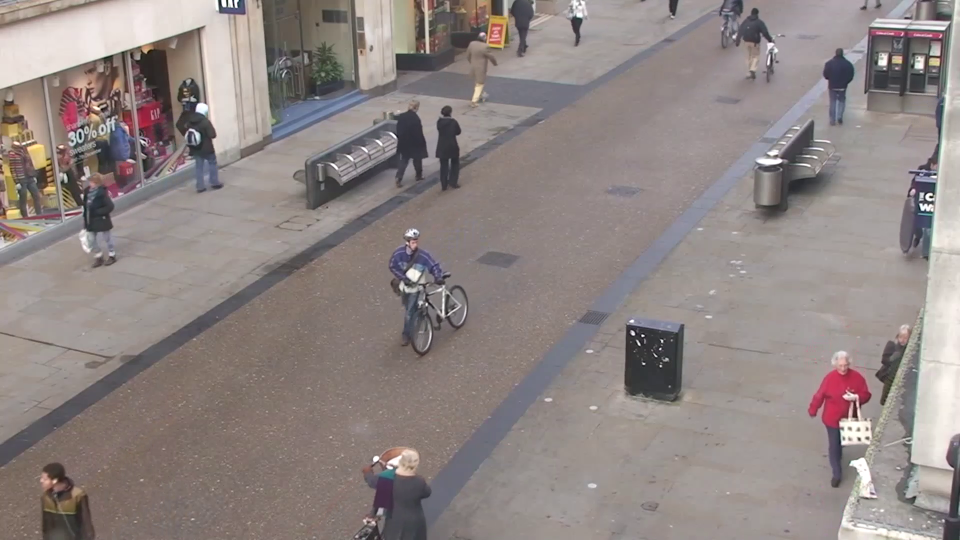
#> input picture frame 30 of videos/persons.mp4, 1920 x 1080 px (shown at 1/2 size)
$ python main.py
#> lines starting #> are read from the running program, lines starting #| are printed output that depends on the picture
import os
import numpy as np
import cv2
import copy
from datetime import datetime

def setup_video(path):
    cap = cv2.VideoCapture(path) # for video
    cap.set(cv2.CAP_PROP_FPS, 30)

    cap.set(cv2.CAP_PROP_FRAME_WIDTH, 1280)
    cap.set(cv2.CAP_PROP_FRAME_HEIGHT, 720)

    video_width = cap.get(cv2.CAP_PROP_FRAME_WIDTH)
    video_height = cap.get(cv2.CAP_PROP_FRAME_HEIGHT)

    timestamp = datetime.now()
    filename = "outputs/output - " + str(timestamp) + ".avi"

    fourcc = cv2.VideoWriter_fourcc(*'XVID')
    out = cv2.VideoWriter(filename, fourcc, 30, (int(video_width), int(video_height)))

    return cap, out

def main():
    video_path = os.path.join('videos', 'persons.mp4')
    cap, out = setup_video(video_path)

    fgbg = cv2.bgsegm.createBackgroundSubtractorMOG()

    first_iteration_indicator = 1
    while cap.isOpened():

        if (first_iteration_indicator == 1):
            ret, frame = cap.read()
#> frame is the input picture: shape (1080, 1920, 3); mean B, G, R 131.5, 133.7, 143.3
            first_frame = copy.deepcopy(frame)
            gray = cv2.cvtColor(frame, cv2.COLOR_BGR2GRAY)
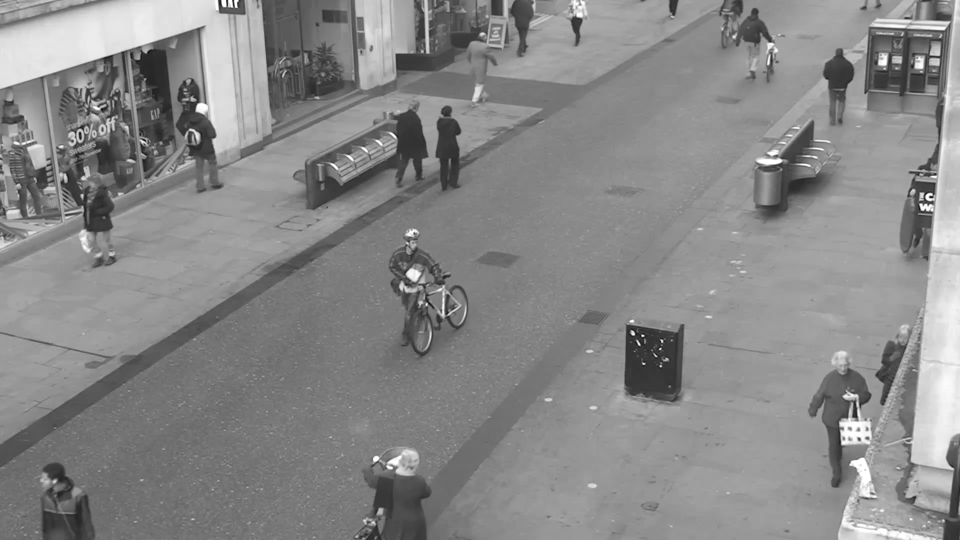
#> gray: shape (1080, 1920) (shown at 1/2 size); min 0, max 255, mean 136.2
            height, width = gray.shape[:2]
#> height = 1080; width = 1920
            accum_image = np.zeros((height, width), np.uint8)
            first_iteration_indicator = 0
        else:
            ret, frame = cap.read()  # read a frame
            if ret == False:
                break
            gray = cv2.cvtColor(frame, cv2.COLOR_BGR2GRAY)  # convert to grayscale

            fgmask = fgbg.apply(gray)  # remove the background

            # apply a binary threshold only keeping pixels above thresh and setting the result to maxValue.  If you want
            # motion to be picked up more, increase the value of maxValue.  To pick up the least amount of motion over time, set maxValue = 1
            thresh = 2
            maxValue = 2
            ret, th1 = cv2.threshold(fgmask, thresh, maxValue, cv2.THRESH_BINARY)

            # add to the accumulated image
            accum_image = cv2.add(accum_image, th1)
            # apply a color map
            # COLORMAP_PINK also works well, COLORMAP_BONE is acceptable if the background is dark
            color_image = cv2.applyColorMap(accum_image, cv2.COLORMAP_HOT)
            result_overlay = cv2.addWeighted(frame, 0.7, color_image, 0.7, 0)

            cv2.imshow('frame', result_overlay)
            out.write(result_overlay)
        if cv2.waitKey(1) & 0xFF == ord('q'):
#> (key q is pressed here)
            break

    # cleanup
    cap.release()
    out.release()
    cv2.destroyAllWindows()

if __name__=='__main__':
    main()

$ run again, starting later in the video
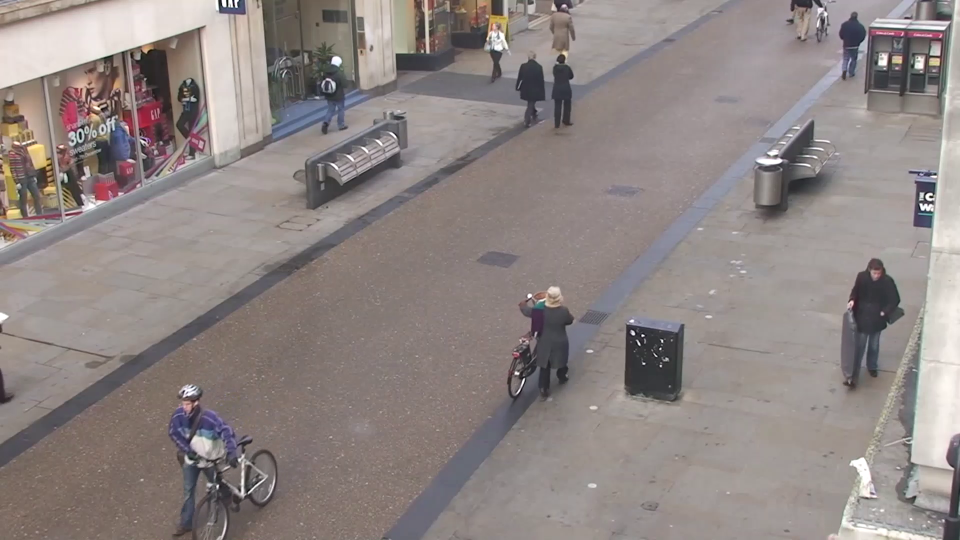
#> input picture frame 135 of videos/persons.mp4, 1920 x 1080 px (shown at 1/2 size)
#> in main, frame is the input picture: shape (1080, 1920, 3); mean B, G, R 131.7, 133.7, 142.8
#> in main, `gray = cv2.cvtColor(frame, cv2.COLOR_BGR2GRAY)`:
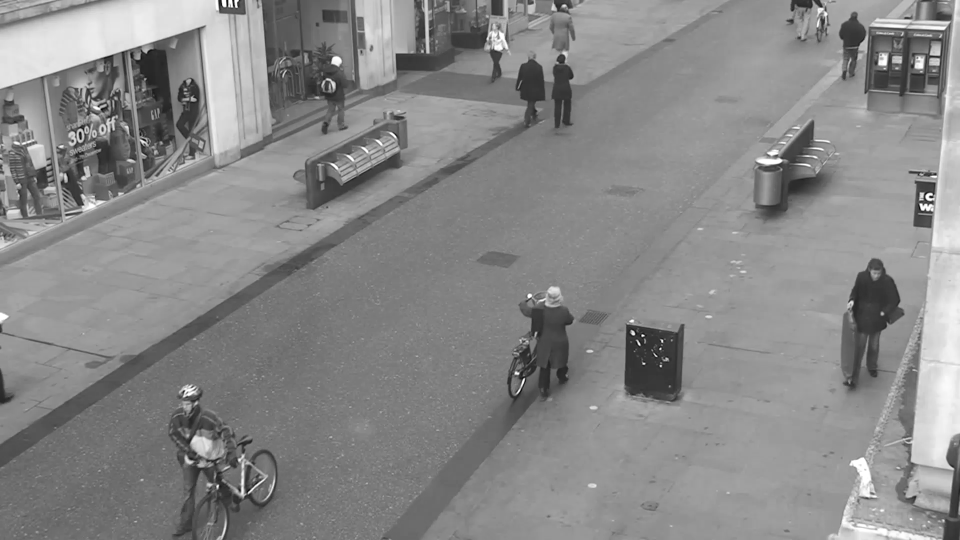
#> gray: shape (1080, 1920) (shown at 1/2 size); min 0, max 255, mean 136.2

$ run again, starting later in the video
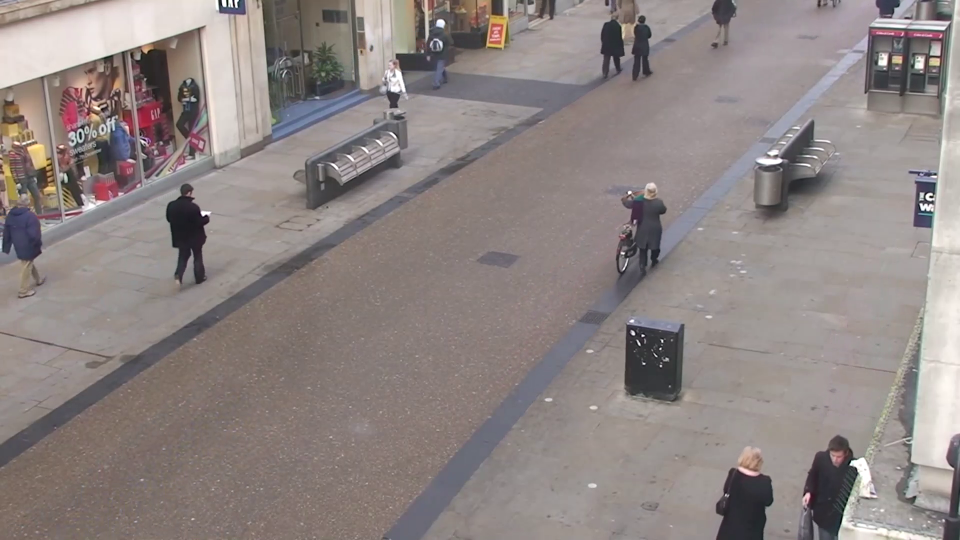
#> input picture frame 241 of videos/persons.mp4, 1920 x 1080 px (shown at 1/2 size)
#> in main, frame is the input picture: shape (1080, 1920, 3); mean B, G, R 131.2, 133, 142.2
#> in main, `gray = cv2.cvtColor(frame, cv2.COLOR_BGR2GRAY)`:
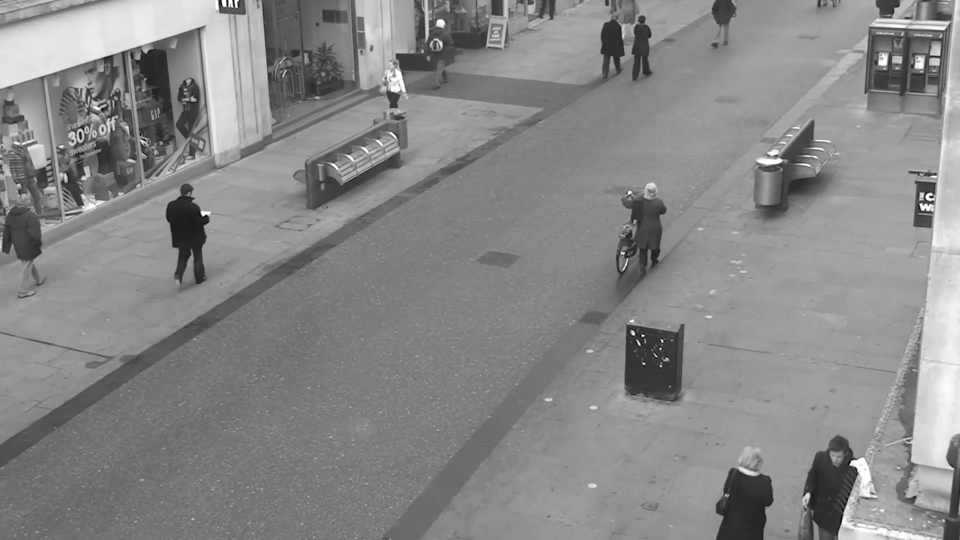
#> gray: shape (1080, 1920) (shown at 1/2 size); min 0, max 255, mean 135.5
